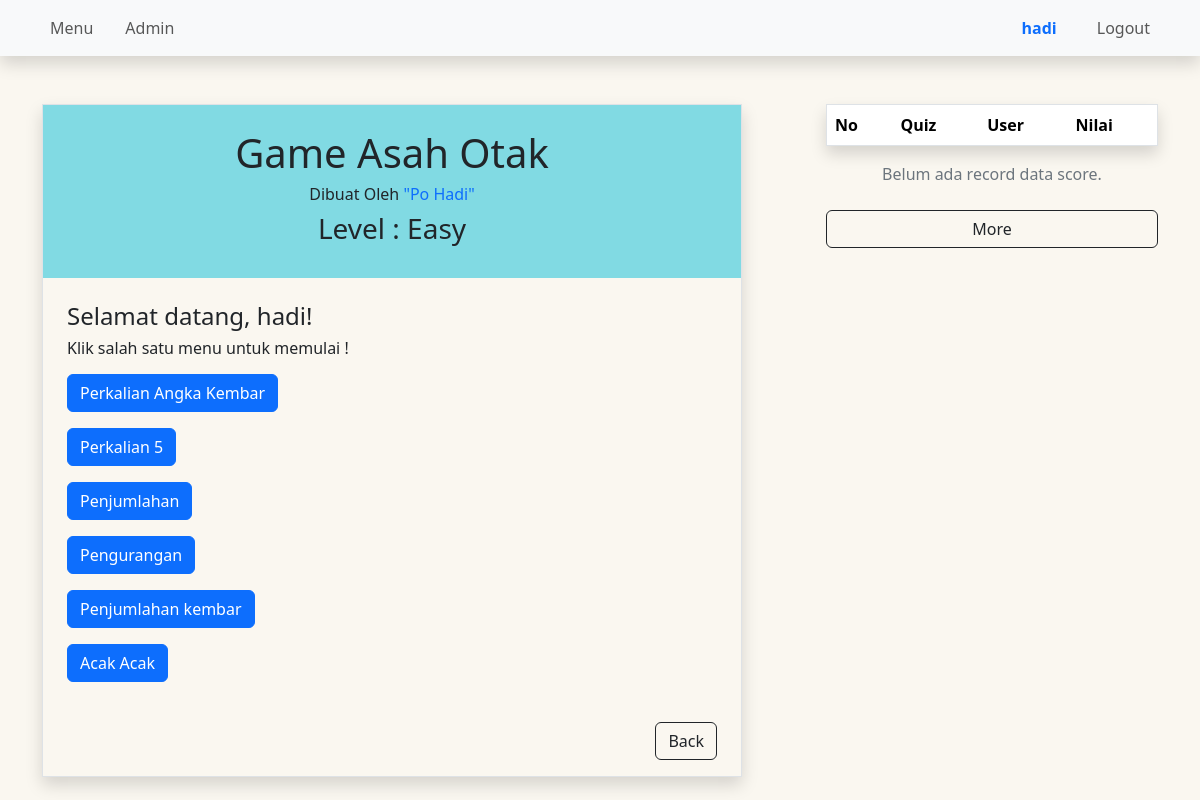
/easy/ (signed in), run on an earlier commit of the app's database.
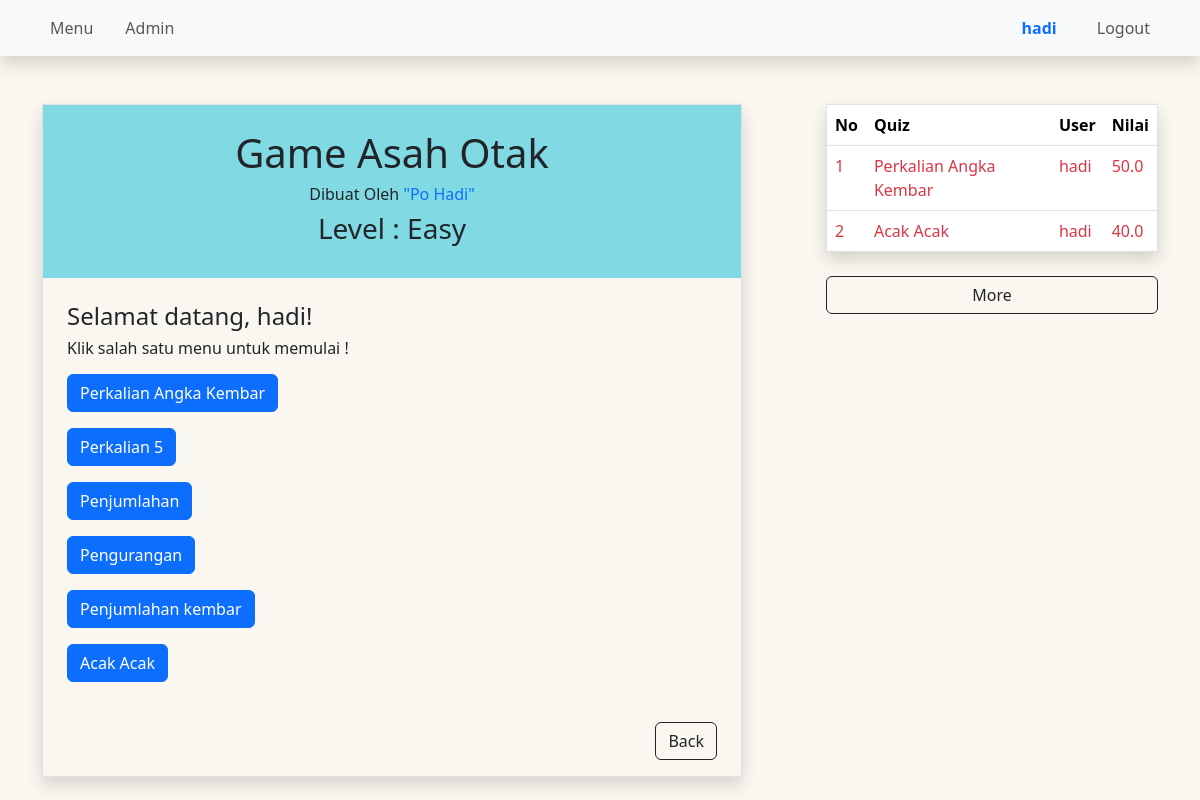
And on a later commit of the database.
### easy/models.py (models this page shows, shortened)
class Easy(models.Model):
  name = models.CharField(max_length=120)
  topic = models.CharField(max_length=120)
  number_of_questions = models.IntegerField()
  time = models.IntegerField()
  required_score_to_pass = models.IntegerField()

class ResultEasy(models.Model):
  quiz = models.ForeignKey(Easy, on_delete=models.CASCADE)
  user = models.ForeignKey(User, on_delete=models.CASCADE)
  score = models.FloatField()
  created = models.DateTimeField(auto_now_add=True)

### easy/views.py (the view)
# urls.py: path('', main_easy_view, name="main-easy-view"),
@login_required
def main_easy_view(request):
  easy_quiz = Easy.objects.all()
  user_id = request.user.id
  results = ResultEasy.objects.filter(user_id=user_id).order_by('-score')[:10]
  context = {
    'easy_quiz' : easy_quiz,
    'results' : results,
  }
  return render(request, 'easy/main.html', context)

### templates/easy/main.html (shortened to what this page needs)
{% extends "base.html" %}
{% load static %}
{% block content %}
<div class="row mt-5">
  <div class="col-md-8 ">
    <div class="border shadow " style="width: 700px;">
      <div class="text-center p-4" style="background-color: #81DAE3 ">
        <h1 >Game Asah Otak</h1>
        <h6 >Dibuat Oleh <span class="text-primary">"Po Hadi"</span></h6>
        <h3>Level : Easy</h3>
      </div>
      <div class="text-start p-4">
        <h4>Selamat datang, {{ user.username }}!</h4>
        <h6>Klik salah satu menu untuk memulai !</h6>
        {% for obj in easy_quiz %}
        <div class="mb-3 mt-3">
          <button type="button" class="btn btn-primary modal-button"
            data-bs-toggle="modal"
            data-bs-target="#quizStartModal"
            data-pk="{{obj.pk}}"
            data-quiz="{{obj.name}}"
            data-questions="{{obj.number_of_questions}}"
            data-difficulty="{{obj.difficulty}}"
            data-time="{{obj.time}}"
            data-pass="{{obj.required_score_to_pass}}" >
                {{obj.name}}
          </button>
        </div>
        {% endfor%}
      </div>
      <div class="d-flex justify-content-end mb-3  me-4">
        <a class="btn btn-outline-dark" href="/">Back</a>
      </div>
    </div>
  </div>
  <div class="col ms-4">
    <div>
      <table class="table border shadow">
        <thead>
          <tr class="">
            <th scope="col">No</th>
            <th scope="col">Quiz</th>
            <th scope="col">User</th>
            <th scope="col">Nilai</th>
          </tr>
        </thead>
        <tbody>
          {% for result in results %}
            {% if result.score == 100 %}
            <tr >
              <td class="text-primary">{{ forloop.counter }}</td>
              <td class="text-primary">{{ result.quiz.name }}</td>
              <td class="text-primary">{{ result.user.username }}</td>
              <td class="text-primary">{{ result.score }}</td>
            </tr>
            {% else %}
            <tr >
              <td class="text-danger">{{ forloop.counter }}</td>
              <td class="text-danger">{{ result.quiz.name }}</td>
              <td class="text-danger">{{ result.user.username }}</td>
              <td class="text-danger">{{ result.score }}</td>
            </tr>
            {% endif %}
          {% endfor %}
        </tbody>
      </table>
      {% if not results %}
      <p class="text-center text-secondary">Belum ada record data score.</p>
      {% endif %}
      <div class="d-grid">
        <a class="btn btn-outline-dark mt-2" href="{% url 'result-easy-view' %}">More</a>
      </div>
    </div>
  </div>
</div>
{% endblock content %}

What changed in the data, as far as the page shows it:
added ResultEasy: quiz.name "Perkalian Angka Kembar", user.username "hadi", score "50.0"
added ResultEasy: quiz.name "Acak Acak", user.username "hadi", score "40.0"
Also different on the page:
text no longer shown: "Belum ada record data score."
